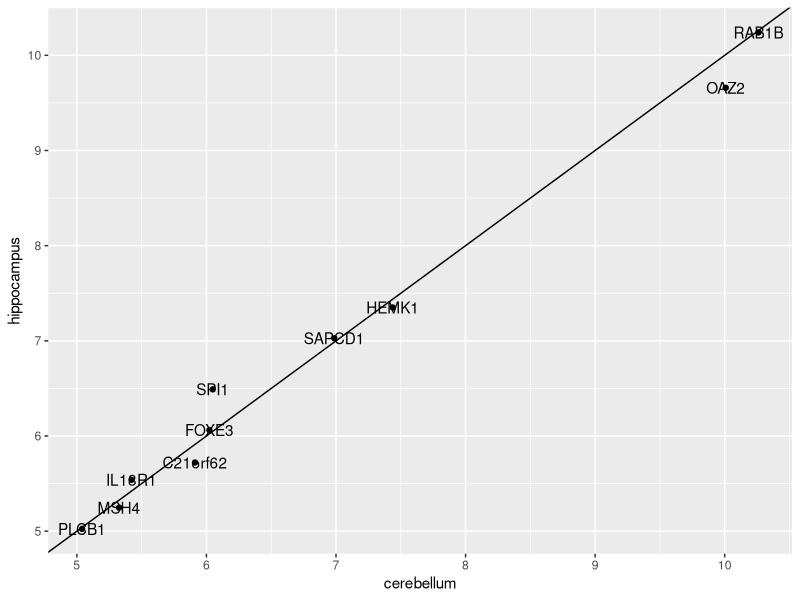
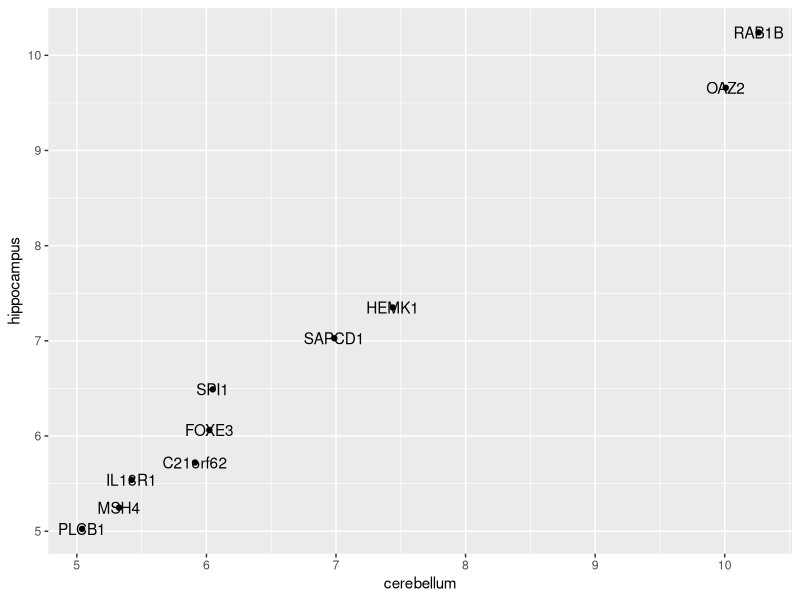
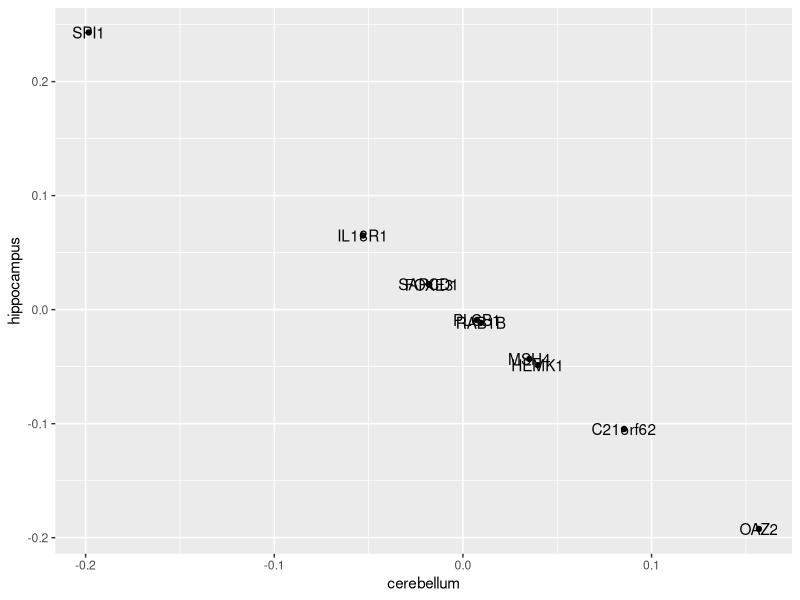

Write R code to recreate these figures, in order.
library(dslabs)
library(caret)
library(tidyverse)
data("tissue_gene_expression")

# Q1
# set.seed(1993) #if using R 3.5 or earlier
set.seed(1993, sample.kind="Rounding") # if using R 3.6 or later
ind <- which(tissue_gene_expression$y %in% c("cerebellum", "hippocampus"))
y <- droplevels(tissue_gene_expression$y[ind])
x <- tissue_gene_expression$x[ind, ]
x <- x[, sample(ncol(x), 10)]

lda_model <- train(x, y, method="lda")

# Q2
lda_model$finalModel

# from the model solution
t(lda_model$finalModel$means) %>% data.frame() %>%
  mutate(predictor_name = rownames(.)) %>%
  ggplot(aes(cerebellum, hippocampus, label = predictor_name)) +
  geom_point() +
  geom_text() +
  geom_abline()

# Q3
library(dslabs)      
library(caret)
library(tidyverse)
data("tissue_gene_expression")

set.seed(1993, sample.kind="Rounding") # if using R 3.6 or later
ind <- which(tissue_gene_expression$y %in% c("cerebellum", "hippocampus"))
y <- droplevels(tissue_gene_expression$y[ind])
x <- tissue_gene_expression$x[ind, ]
x <- x[, sample(ncol(x), 10)]

qda_model <- train(x, y, method="qda")

# Q4
t(qda_model$finalModel$means) %>%
  data.frame() %>%
  mutate(gene = rownames(.)) %>%
  ggplot(aes(cerebellum, hippocampus, label=gene)) +
  geom_point() + 
  geom_text()

# Q5
set.seed(1993, sample.kind="Rounding") # if using R 3.6 or later
ind <- which(tissue_gene_expression$y %in% c("cerebellum", "hippocampus"))
y <- droplevels(tissue_gene_expression$y[ind])
x <- tissue_gene_expression$x[ind, ]
x <- x[, sample(ncol(x), 10)]

lda_model_centered <- train(x, y, method="lda", preProcess = "center")

t(lda_model_centered$finalModel$means) %>%
  data.frame() %>%
  mutate(gene = rownames(.)) %>%
  ggplot(aes(cerebellum, hippocampus, label=gene)) +
  geom_point() +
  geom_text()

# Q6
library(dslabs)      
library(caret)
data("tissue_gene_expression")

# set.seed(1993) # if using R 3.5 or earlier
set.seed(1993, sample.kind="Rounding") # if using R 3.6 or later
y <- tissue_gene_expression$y
x <- tissue_gene_expression$x
x <- x[, sample(ncol(x), 10)]

lda_model_all <- train(x, y, method="lda")
